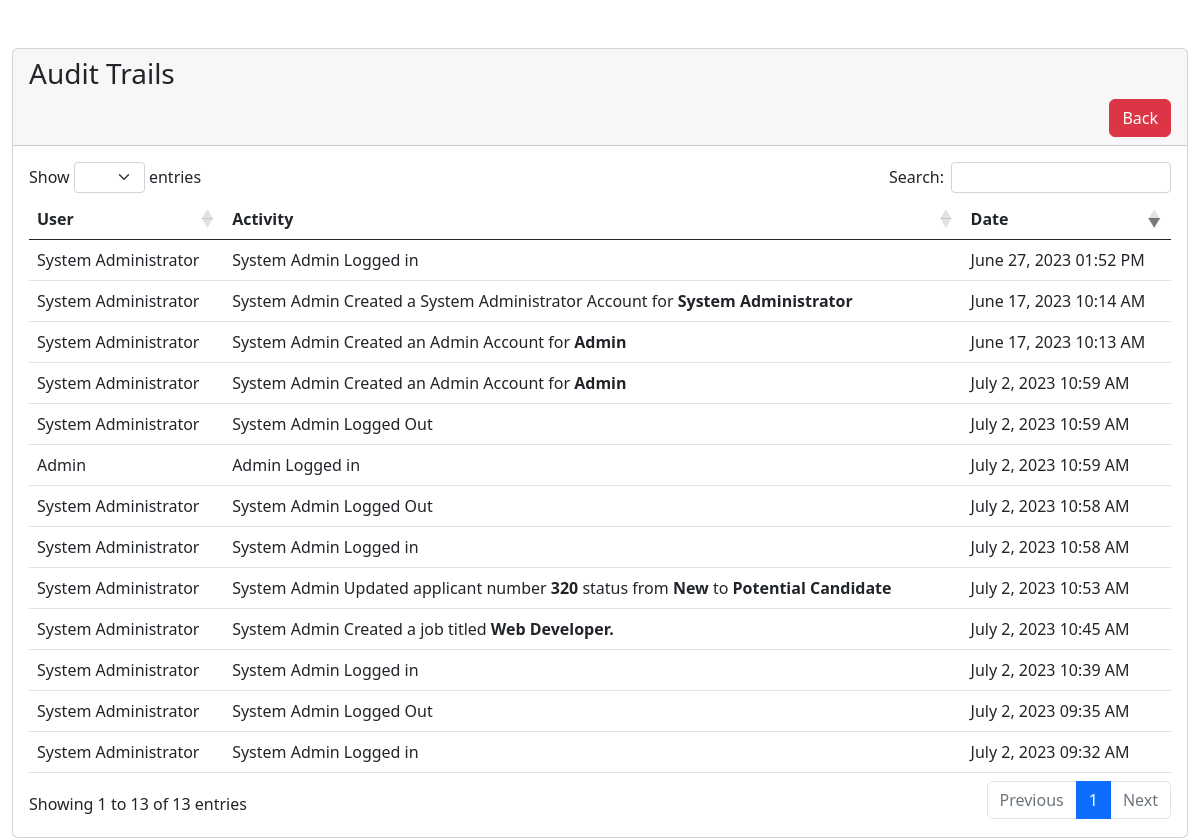
Screenshot of /HR/auditTrail.php (signed in) with the database file from the repository.
### tables this page shows
CREATE TABLE `audit_trail` (
  `id` int(11) NOT NULL,
  `user_name` varchar(100) NOT NULL,
  `activity` varchar(111) NOT NULL,
  `date` varchar(50) NOT NULL
);

### HR/auditTrail.php (the view, shortened to what this page needs)
<?php
require 'mainConnect.php';
?>
<!DOCTYPE html>
<html lang="en">
<head>
  <link href="https://cdn.jsdelivr.net/npm/bootstrap@5.0.2/dist/css/bootstrap.min.css" rel="stylesheet">
     <link rel="stylesheet" href="https://cdnjs.cloudflare.com/ajax/libs/twitter-bootstrap/5.2.0/css/bootstrap.min.css">
     <link rel="stylesheet" href="https://cdn.datatables.net/1.13.1/css/dataTables.bootstrap5.min.css">
</head>
<?php include('cdn_bootstrap.php') ?>
    <div style="max-width:100%; margin:0 auto;"  class="container mt-5">
    <div class="row">
        <div class="col-md-12">
            <div class="card">
                <div id="title-header" class="card-header">
                    <h3 id="title-header">Audit Trails</h3>
                    <a href="superAdminDashboard.php"class="btn btn-danger float-end">Back</a>
                </div>
                <div  class="card-body">
                <table class="table" id = "mytable">
                    <thead>
                      <tr>
                        <th>User</th>
                        <th>Activity</th>
                        <th>Date</th>
                      </tr>
                    </thead>
                    <tbody>
                      <?php
                         $query = "SELECT * FROM audit_trail";
                       $query_run= mysqli_query($conn,$query);
                       if(mysqli_num_rows($query_run)>0){
                        foreach($query_run as $audit){
                          ?>
                          <tr>
                            <td><?= $audit['user_name'];?></td>
                            <td><?= $audit['activity'];?></td>
                            <td><?= $audit['date'];?></td>
                          </tr>
                          <?php
                        }
                       }
                       else{
                          echo "<h5>No Record Found</h5>";
                       }
                      ?>
                    </tbody>
                  </table>
                </div>
            </div>
        </div>
    </div>
  </div>
</body>
</html>

### HR/cdn_bootstrap.php (shortened to what this page needs)
<link href="https://cdn.jsdelivr.net/npm/bootstrap@5.0.2/dist/css/bootstrap.min.css" rel="stylesheet">
<link rel="stylesheet" href="https://cdnjs.cloudflare.com/ajax/libs/twitter-bootstrap/5.2.0/css/bootstrap.min.css">
<link rel="stylesheet" href="https://cdn.jsdelivr.net/npm/sweetalert2@11.4.2/dist/sweetalert2.min.css">

### rows the page displays
audit_trail: user_name "System Administrator", activity "System Admin Created an Admin Account for Admin", date "June 17, 2023 10:13 AM"
audit_trail: user_name "System Administrator", activity "System Admin Created a System Administrator Account for System Administrator", date "June 17, 2023 10:14 AM"
audit_trail: user_name "System Administrator", activity "System Admin Logged in", date "June 27, 2023 01:52 PM"
audit_trail: user_name "System Administrator", activity "System Admin Logged in", date "July 2, 2023 09:32 AM"
audit_trail: user_name "System Administrator", activity "System Admin Logged Out", date "July 2, 2023 09:35 AM"
audit_trail: user_name "System Administrator", activity "System Admin Logged in", date "July 2, 2023 10:39 AM"
audit_trail: user_name "System Administrator", activity "System Admin Created a job titled Web Developer.", date "July 2, 2023 10:45 AM"
audit_trail: user_name "System Administrator", activity "System Admin Updated applicant number 320 status from New to Potential Candidate", date "July 2, 2023 10:53 AM"
audit_trail: user_name "System Administrator", activity "System Admin Logged Out", date "July 2, 2023 10:58 AM"
audit_trail: user_name "System Administrator", activity "System Admin Logged in", date "July 2, 2023 10:58 AM"
audit_trail: user_name "System Administrator", activity "System Admin Created an Admin Account for Admin", date "July 2, 2023 10:59 AM"
audit_trail: user_name "System Administrator", activity "System Admin Logged Out", date "July 2, 2023 10:59 AM"
audit_trail: user_name "Admin", activity "Admin Logged in", date "July 2, 2023 10:59 AM"
